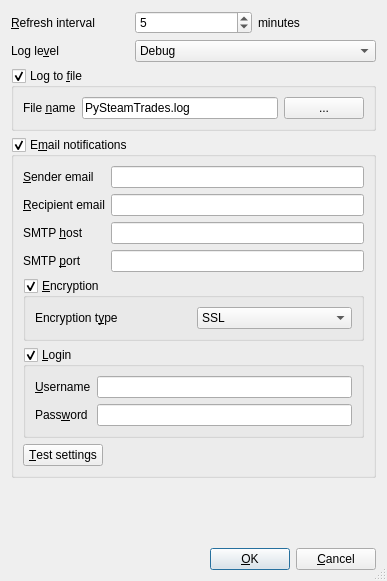
<?xml version="1.0" encoding="UTF-8"?>
<ui version="4.0">
 <class>PrefsDialog</class>
 <widget class="QDialog" name="PrefsDialog">
  <property name="geometry">
   <rect>
    <x>0</x>
    <y>0</y>
    <width>387</width>
    <height>581</height>
   </rect>
  </property>
  <property name="windowTitle">
   <string>Preferences</string>
  </property>
  <property name="sizeGripEnabled">
   <bool>true</bool>
  </property>
  <layout class="QVBoxLayout" name="verticalLayout_5">
   <item>
    <layout class="QGridLayout" name="gridLayout">
     <item row="0" column="0">
      <widget class="QLabel" name="intervalLabel">
       <property name="text">
        <string>&amp;Refresh interval</string>
       </property>
       <property name="buddy">
        <cstring>intervalSpinBox</cstring>
       </property>
      </widget>
     </item>
     <item row="0" column="1">
      <widget class="QSpinBox" name="intervalSpinBox">
       <property name="minimum">
        <number>1</number>
       </property>
       <property name="maximum">
        <number>120</number>
       </property>
       <property name="value">
        <number>5</number>
       </property>
      </widget>
     </item>
     <item row="0" column="2">
      <widget class="QLabel" name="minutesLabel">
       <property name="text">
        <string>minutes</string>
       </property>
      </widget>
     </item>
     <item row="1" column="0">
      <widget class="QLabel" name="loglevelLabel">
       <property name="text">
        <string>Log le&amp;vel</string>
       </property>
       <property name="buddy">
        <cstring>loglevelComboBox</cstring>
       </property>
      </widget>
     </item>
     <item row="1" column="1" colspan="2">
      <widget class="QComboBox" name="loglevelComboBox">
       <item>
        <property name="text">
         <string>Debug</string>
        </property>
       </item>
       <item>
        <property name="text">
         <string>Info</string>
        </property>
       </item>
       <item>
        <property name="text">
         <string>Warning</string>
        </property>
       </item>
       <item>
        <property name="text">
         <string>Error</string>
        </property>
       </item>
       <item>
        <property name="text">
         <string>Critical</string>
        </property>
       </item>
      </widget>
     </item>
    </layout>
   </item>
   <item>
    <widget class="QGroupBox" name="logGroupBox">
     <property name="title">
      <string>Log to &amp;file</string>
     </property>
     <property name="checkable">
      <bool>true</bool>
     </property>
     <layout class="QVBoxLayout" name="verticalLayout">
      <item>
       <layout class="QHBoxLayout" name="horizontalLayout_5">
        <item>
         <widget class="QLabel" name="logfileLabel">
          <property name="text">
           <string>File &amp;name</string>
          </property>
          <property name="buddy">
           <cstring>logfileLineEdit</cstring>
          </property>
         </widget>
        </item>
        <item>
         <widget class="QLineEdit" name="logfileLineEdit">
          <property name="text">
           <string>PySteamTrades.log</string>
          </property>
         </widget>
        </item>
        <item>
         <widget class="QPushButton" name="logfileButton">
          <property name="text">
           <string>...</string>
          </property>
         </widget>
        </item>
       </layout>
      </item>
     </layout>
    </widget>
   </item>
   <item>
    <widget class="QGroupBox" name="emailGroupBox">
     <property name="title">
      <string>E&amp;mail notifications</string>
     </property>
     <property name="checkable">
      <bool>true</bool>
     </property>
     <layout class="QVBoxLayout" name="verticalLayout_4">
      <item>
       <layout class="QGridLayout" name="gridLayout_3">
        <item row="0" column="0">
         <widget class="QLabel" name="senderLabel">
          <property name="text">
           <string>&amp;Sender email</string>
          </property>
          <property name="buddy">
           <cstring>senderLineEdit</cstring>
          </property>
         </widget>
        </item>
        <item row="0" column="1">
         <widget class="QLineEdit" name="senderLineEdit"/>
        </item>
        <item row="1" column="0">
         <widget class="QLabel" name="recipientLabel">
          <property name="text">
           <string>&amp;Recipient email</string>
          </property>
          <property name="buddy">
           <cstring>recipientLineEdit</cstring>
          </property>
         </widget>
        </item>
        <item row="1" column="1">
         <widget class="QLineEdit" name="recipientLineEdit"/>
        </item>
        <item row="2" column="0">
         <widget class="QLabel" name="hostLabel">
          <property name="text">
           <string>SMTP &amp;host</string>
          </property>
          <property name="buddy">
           <cstring>hostLineEdit</cstring>
          </property>
         </widget>
        </item>
        <item row="2" column="1">
         <widget class="QLineEdit" name="hostLineEdit"/>
        </item>
        <item row="3" column="0">
         <widget class="QLabel" name="portLabel">
          <property name="text">
           <string>SMTP &amp;port</string>
          </property>
          <property name="buddy">
           <cstring>portLineEdit</cstring>
          </property>
         </widget>
        </item>
        <item row="3" column="1">
         <widget class="QLineEdit" name="portLineEdit"/>
        </item>
       </layout>
      </item>
      <item>
       <widget class="QGroupBox" name="encryptionGroupBox">
        <property name="title">
         <string>&amp;Encryption</string>
        </property>
        <property name="checkable">
         <bool>true</bool>
        </property>
        <layout class="QVBoxLayout" name="verticalLayout_2">
         <item>
          <layout class="QHBoxLayout" name="horizontalLayout_3">
           <item>
            <widget class="QLabel" name="encryptionLabel">
             <property name="text">
              <string>Encryption t&amp;ype</string>
             </property>
             <property name="buddy">
              <cstring>encryptionComboBox</cstring>
             </property>
            </widget>
           </item>
           <item>
            <widget class="QComboBox" name="encryptionComboBox">
             <item>
              <property name="text">
               <string>SSL</string>
              </property>
             </item>
             <item>
              <property name="text">
               <string>TLS</string>
              </property>
             </item>
            </widget>
           </item>
          </layout>
         </item>
        </layout>
       </widget>
      </item>
      <item>
       <widget class="QGroupBox" name="loginGroupBox">
        <property name="title">
         <string>&amp;Login</string>
        </property>
        <property name="checkable">
         <bool>true</bool>
        </property>
        <layout class="QVBoxLayout" name="verticalLayout_3">
         <item>
          <layout class="QGridLayout" name="gridLayout_2">
           <item row="1" column="1">
            <widget class="QLineEdit" name="passwordLineEdit">
             <property name="echoMode">
              <enum>QLineEdit::Password</enum>
             </property>
            </widget>
           </item>
           <item row="1" column="0">
            <widget class="QLabel" name="passwordLabel">
             <property name="text">
              <string>Pass&amp;word</string>
             </property>
             <property name="buddy">
              <cstring>passwordLineEdit</cstring>
             </property>
            </widget>
           </item>
           <item row="0" column="0">
            <widget class="QLabel" name="usernameLabel">
             <property name="text">
              <string>&amp;Username</string>
             </property>
             <property name="buddy">
              <cstring>usernameLineEdit</cstring>
             </property>
            </widget>
           </item>
           <item row="0" column="1">
            <widget class="QLineEdit" name="usernameLineEdit"/>
           </item>
          </layout>
         </item>
        </layout>
       </widget>
      </item>
      <item>
       <layout class="QHBoxLayout" name="horizontalLayout_2">
        <item>
         <widget class="QPushButton" name="testButton">
          <property name="text">
           <string>&amp;Test settings</string>
          </property>
         </widget>
        </item>
        <item>
         <spacer name="horizontalSpacer_2">
          <property name="orientation">
           <enum>Qt::Horizontal</enum>
          </property>
          <property name="sizeHint" stdset="0">
           <size>
            <width>40</width>
            <height>20</height>
           </size>
          </property>
         </spacer>
        </item>
       </layout>
      </item>
     </layout>
    </widget>
   </item>
   <item>
    <spacer name="verticalSpacer">
     <property name="orientation">
      <enum>Qt::Vertical</enum>
     </property>
     <property name="sizeHint" stdset="0">
      <size>
       <width>20</width>
       <height>0</height>
      </size>
     </property>
    </spacer>
   </item>
   <item>
    <layout class="QHBoxLayout" name="horizontalLayout">
     <item>
      <spacer name="horizontalSpacer">
       <property name="orientation">
        <enum>Qt::Horizontal</enum>
       </property>
       <property name="sizeHint" stdset="0">
        <size>
         <width>40</width>
         <height>20</height>
        </size>
       </property>
      </spacer>
     </item>
     <item>
      <widget class="QPushButton" name="okButton">
       <property name="text">
        <string>&amp;OK</string>
       </property>
       <property name="default">
        <bool>true</bool>
       </property>
      </widget>
     </item>
     <item>
      <widget class="QPushButton" name="cancelButton">
       <property name="text">
        <string>&amp;Cancel</string>
       </property>
      </widget>
     </item>
    </layout>
   </item>
  </layout>
 </widget>
 <tabstops>
  <tabstop>intervalSpinBox</tabstop>
  <tabstop>loglevelComboBox</tabstop>
  <tabstop>logGroupBox</tabstop>
  <tabstop>logfileLineEdit</tabstop>
  <tabstop>logfileButton</tabstop>
  <tabstop>emailGroupBox</tabstop>
  <tabstop>senderLineEdit</tabstop>
  <tabstop>recipientLineEdit</tabstop>
  <tabstop>hostLineEdit</tabstop>
  <tabstop>portLineEdit</tabstop>
  <tabstop>encryptionGroupBox</tabstop>
  <tabstop>encryptionComboBox</tabstop>
  <tabstop>loginGroupBox</tabstop>
  <tabstop>usernameLineEdit</tabstop>
  <tabstop>passwordLineEdit</tabstop>
  <tabstop>testButton</tabstop>
  <tabstop>okButton</tabstop>
  <tabstop>cancelButton</tabstop>
 </tabstops>
 <resources/>
 <connections>
  <connection>
   <sender>cancelButton</sender>
   <signal>clicked()</signal>
   <receiver>PrefsDialog</receiver>
   <slot>reject()</slot>
   <hints>
    <hint type="sourcelabel">
     <x>376</x>
     <y>568</y>
    </hint>
    <hint type="destinationlabel">
     <x>384</x>
     <y>547</y>
    </hint>
   </hints>
  </connection>
 </connections>
</ui>
